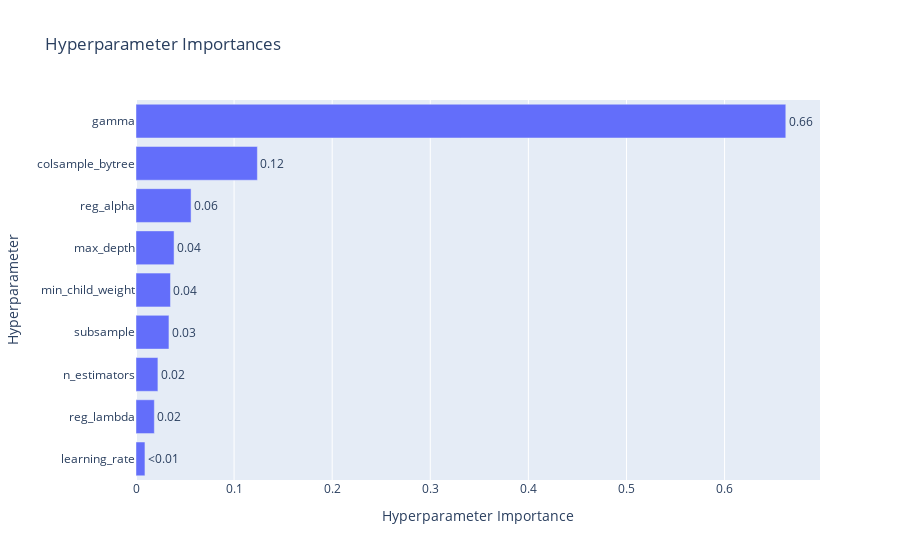
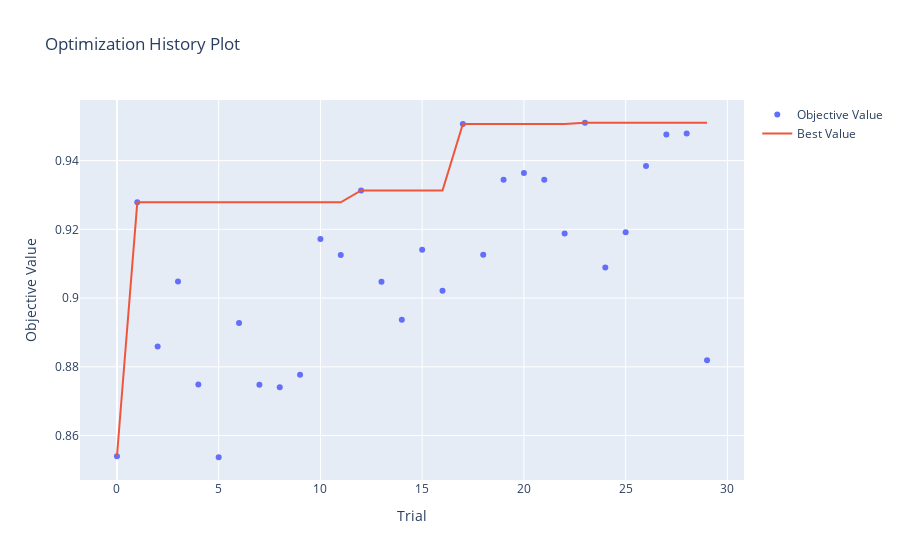

Notebook cell for these charts, in order:
### Code cell
display(vis.plot_param_importances(study))
display(vis.plot_optimization_history(study))

### Figure 1 — Plotly figure (JSON) as saved in the notebook; plotly's stock layout.template omitted (floating-point values rounded to 4 significant figures)
{"data": [{"cliponaxis": false, "hovertemplate": ["learning_rate (FloatDistribution): 0.009127209108542726<extra></extra>", "reg_lambda (FloatDistribution): 0.018694039527310986<extra></extra>", "n_estimators (IntDistribution): 0.022340658213170866<extra></extra>", "subsample (FloatDistribution): 0.033590517683873555<extra></extra>", "min_child_weight (IntDistribution): 0.03513536696866369<extra></extra>", "max_depth (IntDistribution): 0.03880465286716969<extra></extra>", "reg_alpha (FloatDistribution): 0.05614981846849401<extra></extra>", "colsample_bytree (FloatDistribution): 0.1237332096272295<extra></extra>", "gamma (FloatDistribution): 0.6624245275355449<extra></extra>"], "name": "Objective Value", "orientation": "h", "text": ["<0.01", "0.02", "0.02", "0.03", "0.04", "0.04", "0.06", "0.12", "0.66"], "textposition": "outside", "type": "bar", "x": [0.009127, 0.01869, 0.02234, 0.03359, 0.03514, 0.0388, 0.05615, 0.1237, 0.6624], "y": ["learning_rate", "reg_lambda", "n_estimators", "subsample", "min_child_weight", "max_depth", "reg_alpha", "colsample_bytree", "gamma"]}], "layout": {"title": {"text": "Hyperparameter Importances"}, "xaxis": {"title": {"text": "Hyperparameter Importance"}}, "yaxis": {"title": {"text": "Hyperparameter"}}}}

### Figure 2 — Plotly figure (JSON) as saved in the notebook; plotly's stock layout.template omitted (floating-point values rounded to 4 significant figures)
{"data": [{"mode": "markers", "name": "Objective Value", "type": "scatter", "x": [0, 1, 2, 3, 4, 5, 6, 7, 8, 9, 10, 11, 12, 13, 14, 15, 16, 17, 18, 19, 20, 21, 22, 23, 24, 25, 26, 27, 28, 29], "y": [0.854, 0.9279, 0.8859, 0.9048, 0.8748, 0.8537, 0.8928, 0.8748, 0.8741, 0.8777, 0.9172, 0.9125, 0.9313, 0.9047, 0.8937, 0.914, 0.9021, 0.9506, 0.9126, 0.9344, 0.9364, 0.9344, 0.9188, 0.951, 0.9089, 0.9191, 0.9384, 0.9476, 0.9479, 0.8819]}, {"mode": "lines", "name": "Best Value", "type": "scatter", "x": [0, 1, 2, 3, 4, 5, 6, 7, 8, 9, 10, 11, 12, 13, 14, 15, 16, 17, 18, 19, 20, 21, 22, 23, 24, 25, 26, 27, 28, 29], "y": [0.854, 0.9279, 0.9279, 0.9279, 0.9279, 0.9279, 0.9279, 0.9279, 0.9279, 0.9279, 0.9279, 0.9279, 0.9313, 0.9313, 0.9313, 0.9313, 0.9313, 0.9506, 0.9506, 0.9506, 0.9506, 0.9506, 0.9506, 0.951, 0.951, 0.951, 0.951, 0.951, 0.951, 0.951]}, {"marker": {"color": "#cccccc"}, "mode": "markers", "name": "Infeasible Trial", "showlegend": false, "type": "scatter", "x": [], "y": []}], "layout": {"title": {"text": "Optimization History Plot"}, "xaxis": {"title": {"text": "Trial"}}, "yaxis": {"title": {"text": "Objective Value"}}}}
